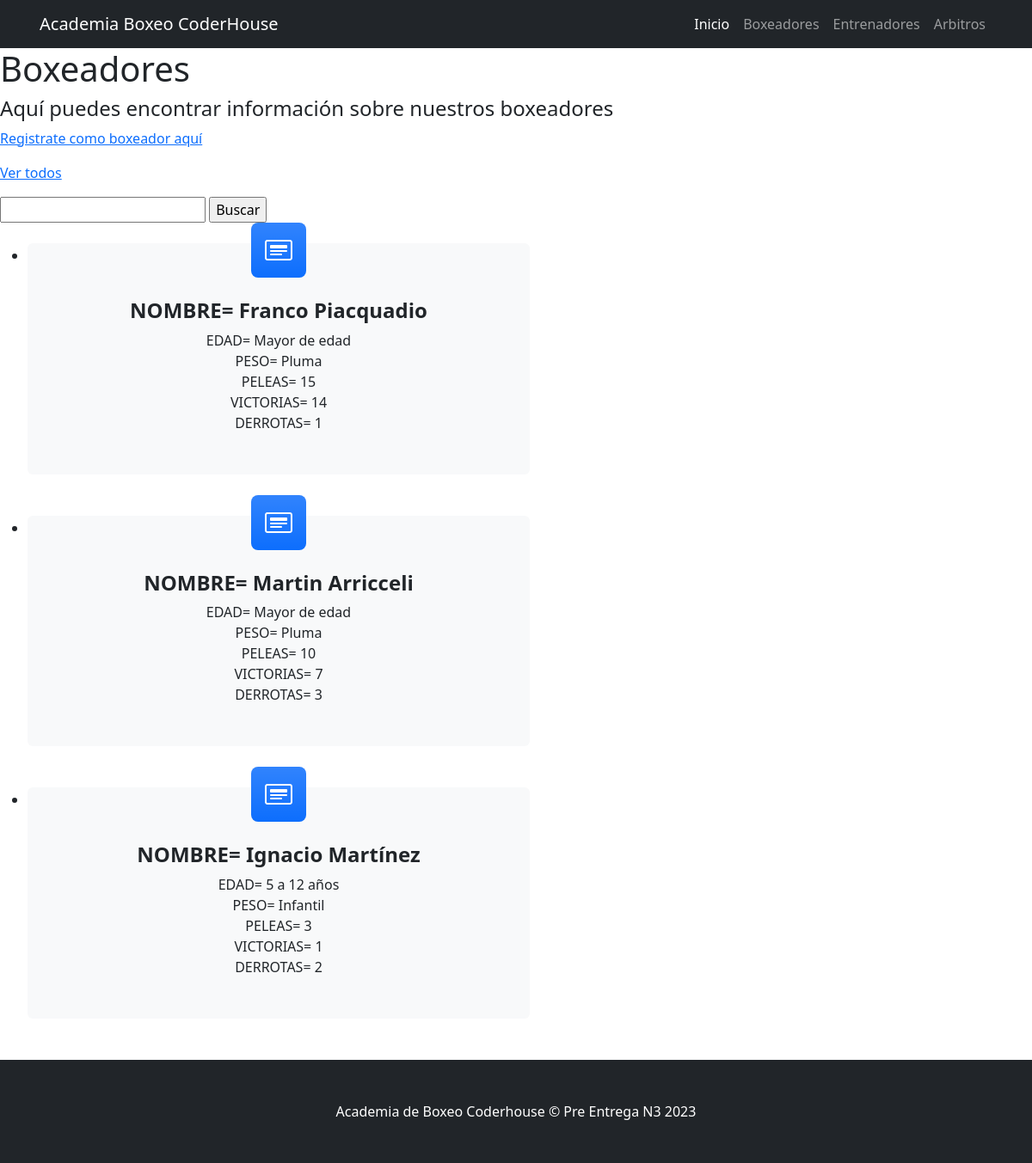
Page /nuestros-boxeadores/ on the committed database.
### ABE/models.py (models this page shows, shortened)
class Boxeador(models.Model):
    class PESOS(models.TextChoices):
        INFANTIL = "Infantil", "Infantil"
        ADOLESCENCIA = "Adolescencia", "Adolescencia"
        PLUMA = "Pluma", "Pluma"
        LIGERO = "Ligero", "Ligero"
        SEMIPESADO = "Semi-Pesado", "Semi-Pesado"
        PESADO = "Pesado", "Pesado"
    class EDADES(models.TextChoices):
        E5_12 = "5 a 12 años", "5 a 12 años"
        E13_17 = "13 a 17 años", "13 a 17 años"
        E18 = "Mayor de edad", "Mayor de edad"
    nombre = models.CharField(max_length=64, blank=False)
    peso = models.CharField(max_length=16, choices=PESOS.choices, blank=False)
    edad = models.CharField(max_length=16, blank=False, choices=EDADES.choices)
    peleas = models.IntegerField(default=0)
    victorias = models.IntegerField(default=0)
    derrotas = models.IntegerField(default=0)

### ABE/views.py (the view)
# urls.py: path("nuestros-boxeadores/", views.Boxeadores, name="nuestros-boxeadores"),
def Boxeadores(request):
    contexto = {"total_boxeadores": Boxeador.objects.all()}
    http_response = render(
        template_name="boxeadores.html", request=request, context=contexto
    )
    return http_response

### ABE/templates/boxeadores.html (shortened to what this page needs)
{% extends "index.html" %}
{% block content %}
<h1>Boxeadores</h1>
<h4>Aquí puedes encontrar información sobre nuestros boxeadores</h4>
<a href="{% url 'registrate-boxeador' %}">Registrate como boxeador aquí</a>
<a href="{% url 'nuestros-boxeadores' %}">Ver todos</a>
<form action="{% url 'busqueda-boxeador' %}" method="post">
    <input type="text" name="busqueda">
    <input type="submit" value="Buscar">
</form>
<br>
<ul>
    {% for boxeador in total_boxeadores %}
    <li>
        <div class="col-lg-6 col-xxl-4 mb-5">
            <div class="card bg-light border-0 h-100">
                <div class="card-body text-center p-4 p-lg-5 pt-0 pt-lg-0">
                    <div class="feature bg-primary bg-gradient text-white rounded-3 mb-4 mt-n4"><i
                            class="bi bi-card-heading"></i></div>
                    <h2 class="fs-4 fw-bold">NOMBRE= {{boxeador.nombre}}</h2>
                    <p class="mb-0">EDAD= {{boxeador.edad}}</p>
                    <p class="mb-0">PESO= {{boxeador.peso}}</p>
                    <p class="mb-0">PELEAS= {{boxeador.peleas}}</p>
                    <p class="mb-0">VICTORIAS= {{boxeador.victorias}}</p>
                    <p class="mb-0">DERROTAS= {{boxeador.derrotas}}</p>
                </div>
            </div>
        </div>
    </li>
    {%endfor%}
</ul>
{% endblock %}

### templates/index.html (shortened to what this page needs)
<!DOCTYPE html>
<html lang="en">
<head>
    {% load static %}
    <link href="https://cdn.jsdelivr.net/npm/bootstrap-icons@1.4.1/font/bootstrap-icons.css" rel="stylesheet" />
    <link href="{% static 'css/styles.css'%}" rel="stylesheet" />
    <link rel="stylesheet" href="https://cdnjs.cloudflare.com/ajax/libs/font-awesome/6.1.0/css/all.min.css">
</head>
<body>
    <nav class="navbar navbar-expand-lg navbar-dark bg-dark">
        <div class="container px-lg-3">
            <a class="navbar-brand" href="/">Academia Boxeo CoderHouse</a>
            <div class="collapse navbar-collapse" id="navbarSupportedContent">
                <ul class="navbar-nav ms-auto mb-2 mb-lg-0">
                    <li class="nav-item"><a class="nav-link active" aria-current="page" href="/">Inicio</a></li>
                    <li class="nav-item"><a class="nav-link" href="/nuestros-boxeadores/">Boxeadores</a></li>
                    <li class="nav-item"><a class="nav-link" href="/nuestros-entrenadores/">Entrenadores</a>
                    </li>
                    <li class="nav-item"><a class="nav-link" href="/nuestros-arbitros/">Arbitros</a></li>
                </ul>
            </div>
        </div>
    </nav>
    {% block content %}{% endblock %}
    <footer class="py-5 bg-dark">
        <div class="container">
            <p class="m-0 text-center text-white">Academia de Boxeo Coderhouse &copy; Pre Entrega N3 2023</p>
        </div>
    </footer>
</body>
</html>

### rows in the picture
Boxeador: nombre "Franco Piacquadio", edad "Mayor de edad", peso "Pluma", peleas "15", victorias "14", derrotas "1"
Boxeador: nombre "Martin Arricceli", edad "Mayor de edad", peso "Pluma", peleas "10", victorias "7", derrotas "3"
Boxeador: nombre "Ignacio Martínez", edad "5 a 12 años", peso "Infantil", peleas "3", victorias "1", derrotas "2"
